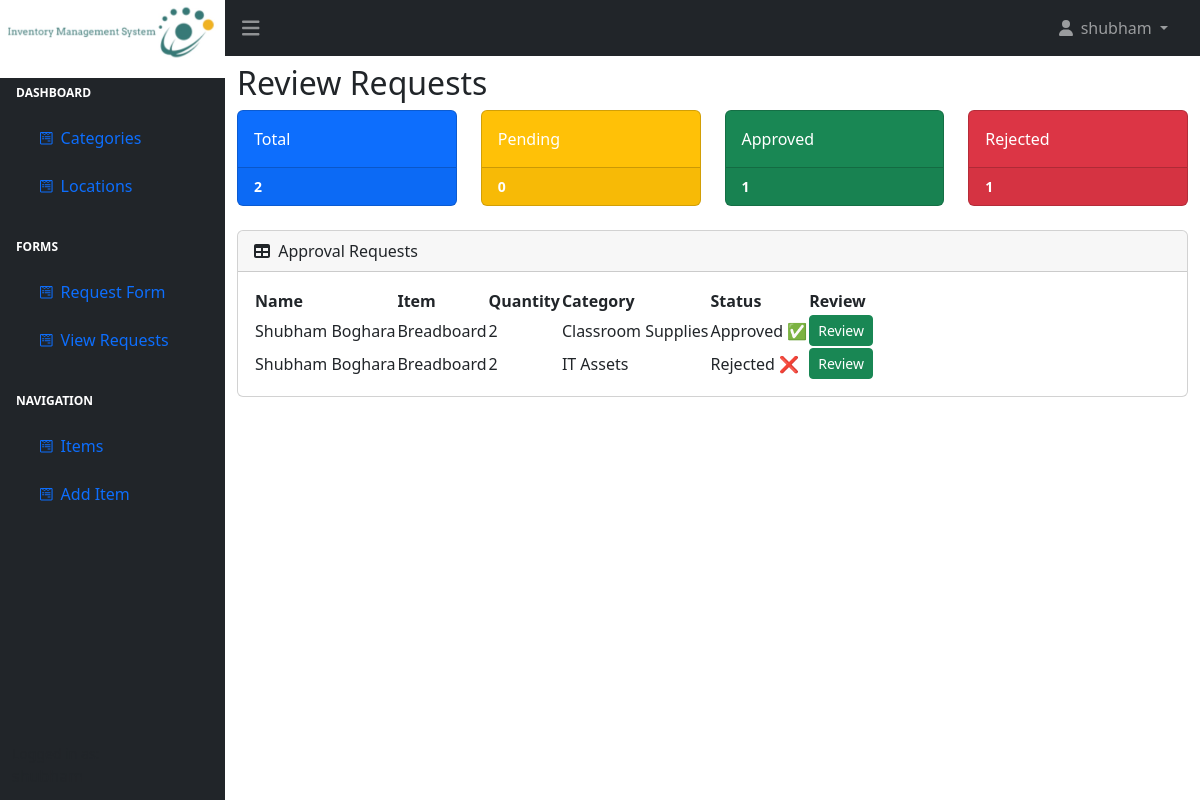
The page /review_request/ (signed in) on the database its author committed.
### basic/models.py (models this page shows, shortened)
class Request(models.Model):
    name = models.CharField(max_length=200)
    itemname = models.CharField(max_length=200)
    description = models.CharField(max_length=200)
    quantity = models.PositiveIntegerField()
    category = models.ForeignKey(Category, on_delete=models.CASCADE)
    approved = models.BooleanField(default=False)
    rejected = models.BooleanField(default=False)

class Category(models.Model):
    name = models.CharField(max_length=100)
    description = models.TextField()
    def __str__(self):
        return self.name

### basic/views.py (the view)
# urls.py: path('review_request/',review_request, name = "review_request"),
def review_request(request):
    queryset = Request.objects.all()
    total = queryset.count()
    app = Request.objects.filter(approved=True).count()
    rej = Request.objects.filter(rejected=True).count()
    pending = total - app - rej
    context = {
        "queryset": queryset,
        "total": total,
        "approved": app,
        "rejected": rej,
        "pending": pending,
    }
    return render(request, "basic/review-requests.html", context)

### basic/templates/basic/review-requests.html (shortened to what this page needs)
{% extends 'basic/base1.html' %}
{% block start %}
{% if queryset %}
<h2 class="mt-2">Review Requests</h2>
<div class="row">
    <div class="col-xl-3 col-md-6">
        <div class="card bg-primary text-white mb-4">
            <div class="card-body">Total</div>
            <div class="card-footer d-flex align-items-center justify-content-between">
                <div class="small text-white fw-bold">{{total}}</div>
            </div>
        </div>
    </div>
    <div class="col-xl-3 col-md-6">
        <div class="card bg-warning text-white mb-4">
            <div class="card-body">Pending</div>
            <div class="card-footer d-flex align-items-center justify-content-between">
                <div class="small text-white fw-bold">{{pending}}</div>
            </div>
        </div>
    </div>
    <div class="col-xl-3 col-md-6">
        <div class="card bg-success text-white mb-4">
            <div class="card-body">Approved</div>
            <div class="card-footer d-flex align-items-center justify-content-between">
                <div class="small text-white fw-bold">{{approved}}</div>
            </div>
        </div>
    </div>
    <div class="col-xl-3 col-md-6">
        <div class="card bg-danger text-white mb-4">
            <div class="card-body">Rejected</div>
            <div class="card-footer d-flex align-items-center justify-content-between">
                <div class="small text-white fw-bold">{{rejected}}</div>
            </div>
        </div>
    </div>
</div>
{% endif %}
<div class="card mb-4">
    <div class="card-header">
        <i class="fas fa-table me-1"></i>
        Approval Requests
    </div>
    <div class="card-body">
        <table id="datatablesSimple" class="" scrollY>
            <thead>
                <tr>
                    <th>Name</th>
                    <th>Item</th>
                    <th>Quantity</th>
                    <th>Category</th>
                    <th>Status</th>
                    <th>Review</th>
                </tr>
            </thead>
            <tbody>
                {% for query in queryset %}
                <tr>
                    <td>{{ query.name}}</td>
                    <td>{{ query.itemname }}</td>
                    <td>
                        {{ query.quantity}}
                    </td>
                    <td>{{ query.category }}</td>
                    <td>
                        {% if query.approved %}
                        Approved ✅
                        {% elif query.rejected %}
                        Rejected ❌
                        {% else %}
                        Pending ❗
                        {% endif %}
                    </td>
                    <td>
                        <a href="/review-form/{{ query.id }}" class="btn btn-success btn-sm">Review</a>
                    </td>
                </tr>
                {% endfor %}
            </tbody>
        </table>
    </div>
</div>
{% endblock %}

### basic/templates/basic/base1.html (shortened to what this page needs)
{% load static %}
{% load qr_code %}
<!DOCTYPE html>
<html lang="en">
  <head>
    <link
      href="https://cdn.jsdelivr.net/npm/simple-datatables@7.1.2/dist/style.min.css"
      rel="stylesheet"
    />
    <link
      href="https://cdn.jsdelivr.net/npm/bootstrap@5.0.2/dist/css/bootstrap.min.css"
      rel="stylesheet"
    />
    <link href="{% static 'css/styles.css' %}" rel="stylesheet" />
  </head>
  <body class="sb-nav-fixed">
    <nav class="sb-topnav navbar navbar-expand navbar-dark bg-dark scroll-grey">
      <a class="navbar-brand pt-2 text-md-center" href="/">
        <img
          src="{% static 'assets/img/invent.jpg' %}"
          alt=""
          class="img-fluid"
        />
      </a>
      <button
        class="btn btn-link btn-lg order-1 order-lg-0 me-lg-0"
        id="sidebarToggle"
        href="#!"
      >
        <i class="fas fa-bars"></i>
      </button>
      {% if user.is_authenticated %}
      <ul class="navbar-nav bg-dark ms-auto me-3 me-lg-4">
        <li class="nav-item dropdown">
          <a
            class="nav-link bg-dark dropdown-toggle"
            id="navbarDropdown"
            href="#"
            role="button"
            data-bs-toggle="dropdown"
            aria-expanded="false"
          >
            <i class="fas fa-user fa-fw"></i>
            <span class="d-none d-lg-inline">{{ request.user.username }}</span>
          </a>
        </li>
      </ul>
      {% endif %}
    </nav>
    <div id="layoutSidenav">
      <div id="layoutSidenav_nav">
        <nav class="sb-sidenav accordion bg-dark" id="sidenavAccordion">
          <div class="sb-sidenav-menu">
            <div class="nav">
              <div class="sb-sidenav-menu-heading text-white">Dashboard</div>
              <div
                class="collapse show"
                id="collapseLayouts"
                aria-labelledby="headingOne"
                data-bs-parent="#sidenavAccordion"
              >
                <nav class="sb-sidenav-menu-nested nav">
                  <a class="nav-link" href="{% url "categories" %}">
                    <div class="sb-nav-link-icon">
                      <i class="fa-brands fa-wpforms"></i>
                    </div>
                    Categories
                  </a>
                </nav>
              </div>
              <div
                class="collapse show"
                id="collapseLayouts"
                aria-labelledby="headingOne"
                data-bs-parent="#sidenavAccordion"
              >
                <nav class="sb-sidenav-menu-nested nav">
                  <a class="nav-link" href="{% url "locations" %}">
                    <div class="sb-nav-link-icon">
                      <i class="fa-brands fa-wpforms"></i>
                    </div>
                    Locations
                  </a>
                </nav>
              </div>
                            <div class="sb-sidenav-menu-heading text-white">FORMS</div>
              <div
                class="collapse show"
                id="collapseLayouts"
                aria-labelledby="headingOne"
                data-bs-parent="#sidenavAccordion"
              >
                <nav class="sb-sidenav-menu-nested nav">
                  <a class="nav-link" href="{% url 'request_form' %}">
                    <div class="sb-nav-link-icon">
                      <i class="fa-brands fa-wpforms"></i>
                    </div>
                    Request Form
                  </a>
                </nav>
              </div>
              {% if request.user.is_superuser %}
              <div
                class="collapse show"
                id="collapseLayouts"
                aria-labelledby="headingOne"
                data-bs-parent="#sidenavAccordion"
              >
                <nav class="sb-sidenav-menu-nested nav">
                  <a class="nav-link" href="{% url 'review_request' %}">
                    <div class="sb-nav-link-icon">
                      <i class="fa-brands fa-wpforms"></i>
                    </div>
                    View Requests
                  </a>
                </nav>
              </div>
              {% endif %}
              <div class="sb-sidenav-menu-heading text-white">NAVIGATION</div>
              <div
                class="collapse show"
                id="collapseLayouts"
                aria-labelledby="headingOne"
                data-bs-parent="#sidenavAccordion"
              >
                <nav class="sb-sidenav-menu-nested nav">
                  <a class="nav-link" href="{% url 'items' %}">
                    <div class="sb-nav-link-icon">
                      <i class="fa-brands fa-wpforms"></i>
                    </div>
                    Items
                  </a>
                </nav>
              </div>
              <div
                class="collapse show"
                id="collapseLayouts"
                aria-labelledby="headingOne"
                data-bs-parent="#sidenavAccordion"
              >
                <nav class="sb-sidenav-menu-nested nav">
                  <a class="nav-link" href="{% url 'add_item' %}">
                    <div class="sb-nav-link-icon">
                      <i class="fa-brands fa-wpforms"></i>
                    </div>
                    Add Item
                  </a>
                </nav>
              </div>
            </div>
          </div>
          <div class="sb-sidenav-footer">
            <div class="small">Logged in as:</div>
          </div>
        </nav>
      </div>
      <div id="layoutSidenav_content">
        <main>
          <div class="container">
            {% block start %}{% endblock %}
          </div>
        </main>
      </div>
    </div>
  </body>
</html>

### rows shown on the page
Request: name "Shubham Boghara", itemname "Breadboard", quantity "2", category "Classroom Supplies", approved "Approved ✅"
Request: name "Shubham Boghara", itemname "Breadboard", quantity "2", category "IT Assets", approved "Rejected ❌"

### other values the page prints
{{ request.user.username }} "shubham"
{{ total }} "2"
{{ pending }} "0"
{{ approved }} "1"
{{ rejected }} "1"
